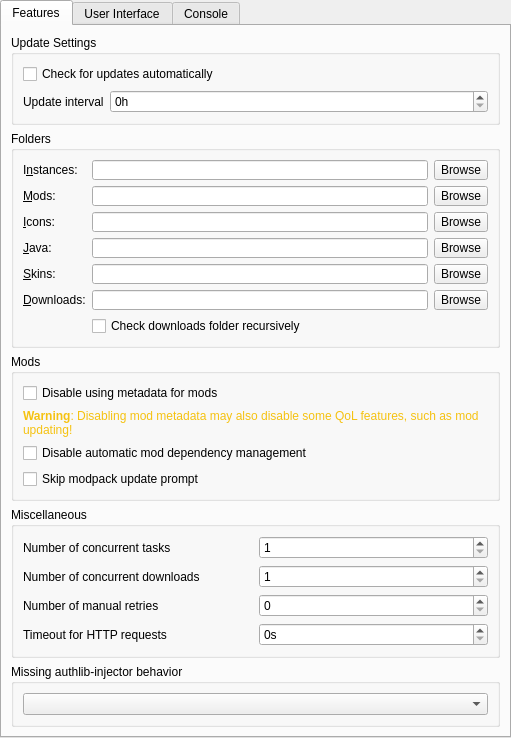
<?xml version="1.0" encoding="UTF-8"?>
<ui version="4.0">
 <class>LauncherPage</class>
 <widget class="QWidget" name="LauncherPage">
  <property name="geometry">
   <rect>
    <x>0</x>
    <y>0</y>
    <width>511</width>
    <height>726</height>
   </rect>
  </property>
  <property name="sizePolicy">
   <sizepolicy hsizetype="MinimumExpanding" vsizetype="MinimumExpanding">
    <horstretch>0</horstretch>
    <verstretch>0</verstretch>
   </sizepolicy>
  </property>
  <layout class="QVBoxLayout" name="mainLayout">
   <property name="leftMargin">
    <number>0</number>
   </property>
   <property name="topMargin">
    <number>0</number>
   </property>
   <property name="rightMargin">
    <number>0</number>
   </property>
   <property name="bottomMargin">
    <number>0</number>
   </property>
   <item>
    <widget class="QTabWidget" name="tabWidget">
     <property name="toolTip">
      <string notr="true"/>
     </property>
     <property name="tabShape">
      <enum>QTabWidget::Rounded</enum>
     </property>
     <property name="currentIndex">
      <number>0</number>
     </property>
     <widget class="QWidget" name="featuresTab">
      <attribute name="title">
       <string>Features</string>
      </attribute>
      <layout class="QVBoxLayout" name="verticalLayout_9">
       <item>
        <widget class="QGroupBox" name="updateSettingsBox">
         <property name="title">
          <string>Update Settings</string>
         </property>
         <layout class="QVBoxLayout" name="verticalLayout_7">
          <item>
           <widget class="QCheckBox" name="autoUpdateCheckBox">
            <property name="text">
             <string>Check for updates automatically</string>
            </property>
           </widget>
          </item>
          <item>
           <layout class="QFormLayout" name="updateSetingsLayout">
            <item row="0" column="0">
             <widget class="QLabel" name="updateIntervalLabel">
              <property name="text">
               <string>Update interval</string>
              </property>
             </widget>
            </item>
            <item row="0" column="1">
             <widget class="QSpinBox" name="updateIntervalSpinBox">
              <property name="toolTip">
               <string>Set it to 0 to only check on launch</string>
              </property>
              <property name="suffix">
               <string>h</string>
              </property>
              <property name="minimum">
               <number>0</number>
              </property>
              <property name="maximum">
               <number>99999999</number>
              </property>
             </widget>
            </item>
           </layout>
          </item>
         </layout>
        </widget>
       </item>
       <item>
        <widget class="QGroupBox" name="foldersBox">
         <property name="title">
          <string>Folders</string>
         </property>
         <layout class="QGridLayout" name="foldersBoxLayout">
          <item row="8" column="0">
           <widget class="QLabel" name="labelDownloadsDir">
            <property name="text">
             <string>&amp;Downloads:</string>
            </property>
            <property name="buddy">
             <cstring>downloadsDirTextBox</cstring>
            </property>
           </widget>
          </item>
          <item row="8" column="2">
           <widget class="QToolButton" name="downloadsDirBrowseBtn">
            <property name="text">
             <string>Browse</string>
            </property>
           </widget>
          </item>
          <item row="2" column="1">
           <widget class="QLineEdit" name="iconsDirTextBox"/>
          </item>
          <item row="3" column="1">
           <widget class="QLineEdit" name="javaDirTextBox"/>
          </item>
          <item row="4" column="0">
           <widget class="QLabel" name="labelSkinsDir">
            <property name="text">
             <string>&amp;Skins:</string>
            </property>
            <property name="buddy">
             <cstring>skinsDirTextBox</cstring>
            </property>
           </widget>
          </item>
          <item row="2" column="0">
           <widget class="QLabel" name="labelIconsDir">
            <property name="text">
             <string>&amp;Icons:</string>
            </property>
            <property name="buddy">
             <cstring>iconsDirTextBox</cstring>
            </property>
           </widget>
          </item>
          <item row="9" column="1" colspan="2">
           <widget class="QCheckBox" name="downloadsDirWatchRecursiveCheckBox">
            <property name="toolTip">
             <string>When enabled, in addition to the downloads folder, its sub folders will also be searched when looking for resources (e.g. when looking for blocked mods on CurseForge).</string>
            </property>
            <property name="text">
             <string>Check downloads folder recursively</string>
            </property>
           </widget>
          </item>
          <item row="8" column="1">
           <widget class="QLineEdit" name="downloadsDirTextBox"/>
          </item>
          <item row="3" column="0">
           <widget class="QLabel" name="labelJavaDir">
            <property name="text">
             <string>&amp;Java:</string>
            </property>
            <property name="buddy">
             <cstring>javaDirTextBox</cstring>
            </property>
           </widget>
          </item>
          <item row="1" column="0">
           <widget class="QLabel" name="labelModsDir">
            <property name="text">
             <string>&amp;Mods:</string>
            </property>
            <property name="buddy">
             <cstring>modsDirTextBox</cstring>
            </property>
           </widget>
          </item>
          <item row="4" column="1">
           <widget class="QLineEdit" name="skinsDirTextBox"/>
          </item>
          <item row="1" column="1">
           <widget class="QLineEdit" name="modsDirTextBox"/>
          </item>
          <item row="0" column="1">
           <widget class="QLineEdit" name="instDirTextBox"/>
          </item>
          <item row="1" column="2">
           <widget class="QToolButton" name="modsDirBrowseBtn">
            <property name="text">
             <string>Browse</string>
            </property>
           </widget>
          </item>
          <item row="0" column="2">
           <widget class="QToolButton" name="instDirBrowseBtn">
            <property name="text">
             <string>Browse</string>
            </property>
           </widget>
          </item>
          <item row="2" column="2">
           <widget class="QToolButton" name="iconsDirBrowseBtn">
            <property name="text">
             <string>Browse</string>
            </property>
           </widget>
          </item>
          <item row="0" column="0">
           <widget class="QLabel" name="labelInstDir">
            <property name="text">
             <string>I&amp;nstances:</string>
            </property>
            <property name="buddy">
             <cstring>instDirTextBox</cstring>
            </property>
           </widget>
          </item>
          <item row="3" column="2">
           <widget class="QToolButton" name="javaDirBrowseBtn">
            <property name="text">
             <string>Browse</string>
            </property>
           </widget>
          </item>
          <item row="4" column="2">
           <widget class="QToolButton" name="skinsDirBrowseBtn">
            <property name="text">
             <string>Browse</string>
            </property>
           </widget>
          </item>
         </layout>
        </widget>
       </item>
       <item>
        <widget class="QGroupBox" name="modsBox">
         <property name="title">
          <string>Mods</string>
         </property>
         <layout class="QVBoxLayout" name="verticalLayout_4">
          <item>
           <widget class="QCheckBox" name="metadataDisableBtn">
            <property name="toolTip">
             <string>Disable using metadata provided by mod providers (like Modrinth or CurseForge) for mods.</string>
            </property>
            <property name="text">
             <string>Disable using metadata for mods</string>
            </property>
           </widget>
          </item>
          <item>
           <widget class="QLabel" name="metadataWarningLabel">
            <property name="text">
             <string>&lt;html&gt;&lt;head/&gt;&lt;body&gt;&lt;p&gt;&lt;span style=&quot; font-weight:600; color:#f5c211;&quot;&gt;Warning&lt;/span&gt;&lt;span style=&quot; color:#f5c211;&quot;&gt;: Disabling mod metadata may also disable some QoL features, such as mod updating!&lt;/span&gt;&lt;/p&gt;&lt;/body&gt;&lt;/html&gt;</string>
            </property>
            <property name="wordWrap">
             <bool>true</bool>
            </property>
           </widget>
          </item>
          <item>
           <widget class="QCheckBox" name="dependenciesDisableBtn">
            <property name="toolTip">
             <string>Disable the automatic detection, installation, and updating of mod dependencies.</string>
            </property>
            <property name="text">
             <string>Disable automatic mod dependency management</string>
            </property>
           </widget>
          </item>
          <item>
           <widget class="QCheckBox" name="skipModpackUpdatePromptBtn">
            <property name="toolTip">
             <string>When creating a new modpack instance, do not suggest updating existing instances instead.</string>
            </property>
            <property name="text">
             <string>Skip modpack update prompt</string>
            </property>
           </widget>
          </item>
         </layout>
        </widget>
       </item>
       <item>
        <widget class="QGroupBox" name="miscellaneousGroupBox">
         <property name="title">
          <string>Miscellaneous</string>
         </property>
         <layout class="QGridLayout" name="gridLayout">
          <item row="1" column="1">
           <widget class="QSpinBox" name="numberOfConcurrentDownloadsSpinBox">
            <property name="minimum">
             <number>1</number>
            </property>
           </widget>
          </item>
          <item row="0" column="0">
           <widget class="QLabel" name="numberOfConcurrentTasksLabel">
            <property name="text">
             <string>Number of concurrent tasks</string>
            </property>
           </widget>
          </item>
          <item row="0" column="1">
           <widget class="QSpinBox" name="numberOfConcurrentTasksSpinBox">
            <property name="minimum">
             <number>1</number>
            </property>
           </widget>
          </item>
          <item row="1" column="0">
           <widget class="QLabel" name="numberOfConcurrentDownloadsLabel">
            <property name="text">
             <string>Number of concurrent downloads</string>
            </property>
           </widget>
          </item>
          <item row="2" column="0">
           <widget class="QLabel" name="numberOfManualRetriesLabel">
            <property name="text">
             <string>Number of manual retries</string>
            </property>
           </widget>
          </item>
          <item row="2" column="1">
           <widget class="QSpinBox" name="numberOfManualRetriesSpinBox">
            <property name="minimum">
             <number>0</number>
            </property>
           </widget>
          </item>
          <item row="3" column="0">
           <widget class="QLabel" name="timeoutSecondsLabel">
            <property name="toolTip">
             <string>Seconds to wait until the requests are terminated</string>
            </property>
            <property name="text">
             <string>Timeout for HTTP requests</string>
            </property>
           </widget>
          </item>
          <item row="3" column="1">
           <widget class="QSpinBox" name="timeoutSecondsSpinBox">
            <property name="suffix">
             <string>s</string>
            </property>
           </widget>
          </item>
         </layout>
        </widget>
       </item>
       <item>
        <widget class="QGroupBox" name="authlibInjectorBox">
         <property name="title">
          <string>Missing authlib-injector behavior</string>
         </property>
         <layout class="QVBoxLayout" name="verticalLayout">
          <item>
           <widget class="QComboBox" name="missingAIComboBox">
            <property name="toolTip">
             <string>What to do when using an authlib-injector account with an instance that does not have authlib-injector installed</string>
            </property>
           </widget>
          </item>
         </layout>
        </widget>
       </item>
       <item>
        <spacer name="verticalSpacer_FeaturesTab">
         <property name="orientation">
          <enum>Qt::Vertical</enum>
         </property>
         <property name="sizeHint" stdset="0">
          <size>
           <width>0</width>
           <height>0</height>
          </size>
         </property>
        </spacer>
       </item>
      </layout>
     </widget>
     <widget class="QWidget" name="userInterfaceTab">
      <attribute name="title">
       <string>User Interface</string>
      </attribute>
      <layout class="QVBoxLayout" name="verticalLayout_6">
       <item>
        <widget class="QGroupBox" name="sortingModeBox">
         <property name="enabled">
          <bool>true</bool>
         </property>
         <property name="title">
          <string>Instance view sorting mode</string>
         </property>
         <layout class="QHBoxLayout" name="sortingModeBoxLayout">
          <item>
           <widget class="QRadioButton" name="sortLastLaunchedBtn">
            <property name="text">
             <string>&amp;By last launched</string>
            </property>
            <attribute name="buttonGroup">
             <string notr="true">sortingModeGroup</string>
            </attribute>
           </widget>
          </item>
          <item>
           <widget class="QRadioButton" name="sortByNameBtn">
            <property name="text">
             <string>By &amp;name</string>
            </property>
            <attribute name="buttonGroup">
             <string notr="true">sortingModeGroup</string>
            </attribute>
           </widget>
          </item>
         </layout>
        </widget>
       </item>
       <item>
        <widget class="QGroupBox" name="themeBox">
         <property name="title">
          <string>Theme</string>
         </property>
         <layout class="QVBoxLayout" name="verticalLayout_5">
          <item>
           <widget class="ThemeCustomizationWidget" name="themeCustomizationWidget" native="true"/>
          </item>
         </layout>
        </widget>
       </item>
       <item>
        <widget class="QGroupBox" name="catBox">
         <property name="title">
          <string>Cat</string>
         </property>
         <layout class="QGridLayout" name="gridLayout_5">
          <item row="0" column="0">
           <widget class="QLabel" name="catOpacityLabel">
            <property name="toolTip">
             <string>Set the cat's opacity. 0% is fully transparent and 100% is fully opaque.</string>
            </property>
            <property name="text">
             <string>Opacity</string>
            </property>
           </widget>
          </item>
          <item row="0" column="2">
           <widget class="QSpinBox" name="catOpacitySpinBox">
            <property name="specialValueText">
             <string/>
            </property>
            <property name="suffix">
             <string>%</string>
            </property>
            <property name="maximum">
             <number>100</number>
            </property>
            <property name="value">
             <number>0</number>
            </property>
           </widget>
          </item>
          <item row="0" column="1">
           <spacer name="horizontalSpacer">
            <property name="orientation">
             <enum>Qt::Horizontal</enum>
            </property>
            <property name="sizeHint" stdset="0">
             <size>
              <width>40</width>
              <height>20</height>
             </size>
            </property>
           </spacer>
          </item>
         </layout>
        </widget>
       </item>
       <item>
        <widget class="QGroupBox" name="toolsBox">
         <property name="sizePolicy">
          <sizepolicy hsizetype="Preferred" vsizetype="Preferred">
           <horstretch>0</horstretch>
           <verstretch>0</verstretch>
          </sizepolicy>
         </property>
         <property name="title">
          <string>Tools</string>
         </property>
         <layout class="QVBoxLayout" name="verticalLayout">
          <item>
           <widget class="QCheckBox" name="preferMenuBarCheckBox">
            <property name="toolTip">
             <string>The menubar is more friendly for keyboard-driven interaction.</string>
            </property>
            <property name="text">
             <string>&amp;Replace toolbar with menubar</string>
            </property>
           </widget>
          </item>
         </layout>
        </widget>
       </item>
       <item>
        <spacer name="verticalSpacer_UserInterfaceTab">
         <property name="orientation">
          <enum>Qt::Vertical</enum>
         </property>
         <property name="sizeHint" stdset="0">
          <size>
           <width>0</width>
           <height>0</height>
          </size>
         </property>
        </spacer>
       </item>
      </layout>
     </widget>
     <widget class="QWidget" name="consoleTab">
      <attribute name="title">
       <string>Console</string>
      </attribute>
      <layout class="QVBoxLayout" name="verticalLayout_2">
       <item>
        <widget class="QGroupBox" name="consoleSettingsBox">
         <property name="title">
          <string>Console Settings</string>
         </property>
         <layout class="QVBoxLayout" name="verticalLayout_3">
          <item>
           <widget class="QCheckBox" name="showConsoleCheck">
            <property name="text">
             <string>Show console while the game is &amp;running</string>
            </property>
           </widget>
          </item>
          <item>
           <widget class="QCheckBox" name="autoCloseConsoleCheck">
            <property name="text">
             <string>&amp;Automatically close console when the game quits</string>
            </property>
           </widget>
          </item>
          <item>
           <widget class="QCheckBox" name="showConsoleErrorCheck">
            <property name="text">
             <string>Show console when the game &amp;crashes</string>
            </property>
           </widget>
          </item>
         </layout>
        </widget>
       </item>
       <item>
        <widget class="QGroupBox" name="groupBox_4">
         <property name="title">
          <string>&amp;History limit</string>
         </property>
         <layout class="QGridLayout" name="gridLayout_3">
          <item row="1" column="0">
           <widget class="QCheckBox" name="checkStopLogging">
            <property name="text">
             <string>&amp;Stop logging when log overflows</string>
            </property>
           </widget>
          </item>
          <item row="0" column="0">
           <widget class="QSpinBox" name="lineLimitSpinBox">
            <property name="sizePolicy">
             <sizepolicy hsizetype="Expanding" vsizetype="Fixed">
              <horstretch>0</horstretch>
              <verstretch>0</verstretch>
             </sizepolicy>
            </property>
            <property name="suffix">
             <string> lines</string>
            </property>
            <property name="minimum">
             <number>10000</number>
            </property>
            <property name="maximum">
             <number>1000000</number>
            </property>
            <property name="singleStep">
             <number>10000</number>
            </property>
            <property name="value">
             <number>100000</number>
            </property>
           </widget>
          </item>
         </layout>
        </widget>
       </item>
       <item>
        <widget class="QGroupBox" name="themeBox_2">
         <property name="sizePolicy">
          <sizepolicy hsizetype="Preferred" vsizetype="MinimumExpanding">
           <horstretch>0</horstretch>
           <verstretch>0</verstretch>
          </sizepolicy>
         </property>
         <property name="title">
          <string>Console &amp;font</string>
         </property>
         <layout class="QGridLayout" name="gridLayout_2">
          <item row="1" column="0" colspan="2">
           <widget class="QTextEdit" name="fontPreview">
            <property name="sizePolicy">
             <sizepolicy hsizetype="Expanding" vsizetype="MinimumExpanding">
              <horstretch>0</horstretch>
              <verstretch>0</verstretch>
             </sizepolicy>
            </property>
            <property name="horizontalScrollBarPolicy">
             <enum>Qt::ScrollBarAlwaysOff</enum>
            </property>
            <property name="undoRedoEnabled">
             <bool>false</bool>
            </property>
            <property name="textInteractionFlags">
             <set>Qt::TextSelectableByKeyboard|Qt::TextSelectableByMouse</set>
            </property>
           </widget>
          </item>
          <item row="0" column="0">
           <widget class="QFontComboBox" name="consoleFont">
            <property name="sizePolicy">
             <sizepolicy hsizetype="Expanding" vsizetype="Fixed">
              <horstretch>0</horstretch>
              <verstretch>0</verstretch>
             </sizepolicy>
            </property>
           </widget>
          </item>
          <item row="0" column="1">
           <widget class="QSpinBox" name="fontSizeBox">
            <property name="minimum">
             <number>5</number>
            </property>
            <property name="maximum">
             <number>16</number>
            </property>
            <property name="value">
             <number>11</number>
            </property>
           </widget>
          </item>
         </layout>
        </widget>
       </item>
      </layout>
     </widget>
    </widget>
   </item>
  </layout>
 </widget>
 <customwidgets>
  <customwidget>
   <class>ThemeCustomizationWidget</class>
   <extends>QWidget</extends>
   <header>ui/widgets/ThemeCustomizationWidget.h</header>
   <container>1</container>
  </customwidget>
 </customwidgets>
 <tabstops>
  <tabstop>tabWidget</tabstop>
  <tabstop>autoUpdateCheckBox</tabstop>
  <tabstop>instDirTextBox</tabstop>
  <tabstop>instDirBrowseBtn</tabstop>
  <tabstop>modsDirTextBox</tabstop>
  <tabstop>modsDirBrowseBtn</tabstop>
  <tabstop>iconsDirTextBox</tabstop>
  <tabstop>iconsDirBrowseBtn</tabstop>
  <tabstop>sortLastLaunchedBtn</tabstop>
  <tabstop>sortByNameBtn</tabstop>
  <tabstop>showConsoleCheck</tabstop>
  <tabstop>autoCloseConsoleCheck</tabstop>
  <tabstop>showConsoleErrorCheck</tabstop>
  <tabstop>lineLimitSpinBox</tabstop>
  <tabstop>checkStopLogging</tabstop>
  <tabstop>consoleFont</tabstop>
  <tabstop>fontSizeBox</tabstop>
  <tabstop>fontPreview</tabstop>
 </tabstops>
 <resources/>
 <connections/>
 <buttongroups>
  <buttongroup name="sortingModeGroup"/>
 </buttongroups>
</ui>
